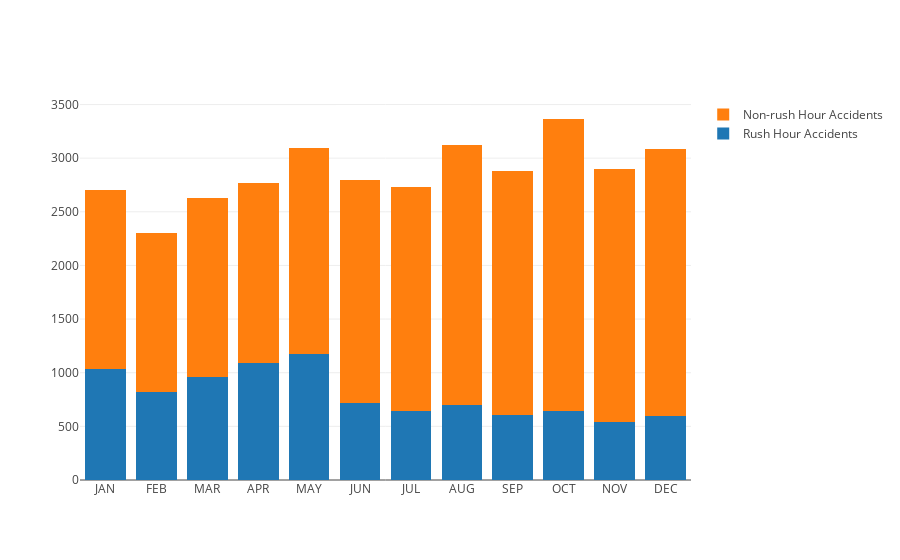

Notebook code cell kept with this figure:
### Code cell
data = [trace1, trace2]
layout = go.Layout(
    barmode='stack'
)

fig = go.Figure(data=data, layout=layout)
py.offline.iplot(fig)

### Figure 1 — Plotly figure (JSON) as saved in the notebook; plotly's stock layout.template omitted (floating-point values rounded to 4 significant figures)
{"data": [{"name": "Rush Hour Accidents", "type": "bar", "uid": "2d2de051-ee8b-4cf0-a578-5a6d4135fcea", "x": ["JAN", "FEB", "MAR", "APR", "MAY", "JUN", "JUL", "AUG", "SEP", "OCT", "NOV", "DEC"], "y": [1039, 820, 962, 1088, 1175, 715, 645, 696, 604, 645, 541, 598]}, {"name": "Non-rush Hour Accidents", "type": "bar", "uid": "9e9d377b-7842-4b64-ad83-389d5c818eb5", "x": ["JAN", "FEB", "MAR", "APR", "MAY", "JUN", "JUL", "AUG", "SEP", "OCT", "NOV", "DEC"], "y": [1665, 1482, 1666, 1685, 1920, 2084, 2083, 2423, 2280, 2720, 2356, 2489]}], "layout": {"barmode": "stack"}}
